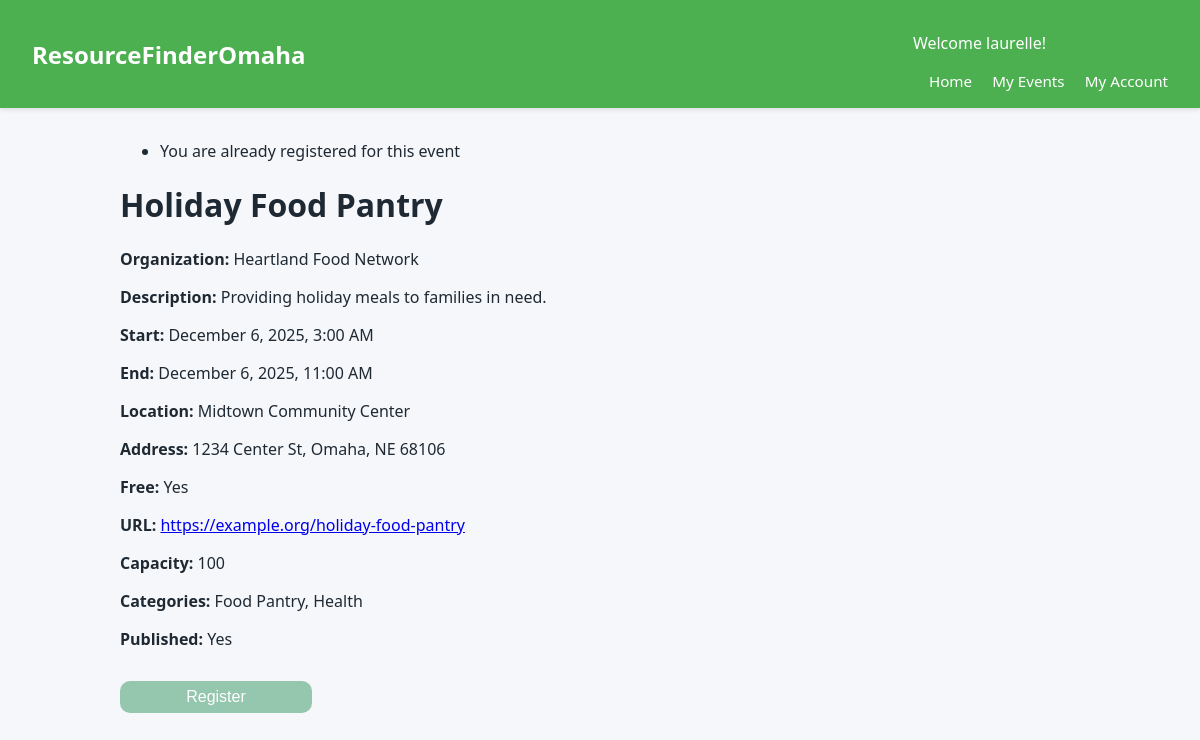
/eventdetail/2/ (signed in), run on the app's committed database.
### events/models.py (models this page shows, shortened)
class TimeStamped(models.Model):
    created_at = models.DateTimeField(auto_now_add=True)
    updated_at = models.DateTimeField(auto_now=True)
    class Meta:
        abstract = True

class Event(TimeStamped):
    org = models.ForeignKey(Organization, on_delete=models.CASCADE, related_name="events")
    title = models.CharField(max_length=200)
    description = models.TextField(blank=True)
    start_at = models.DateTimeField()
    end_at = models.DateTimeField(null=True, blank=True)
    location = models.ForeignKey(Location, on_delete=models.PROTECT, related_name="events")
    is_free = models.BooleanField(default=True)
    url = models.URLField(blank=True)
    capacity = models.PositiveIntegerField(null=True, blank=True)
    categories = models.ManyToManyField(Category, related_name="events", blank=True)
    is_published = models.BooleanField(default=True)
    class Meta:
        indexes = [
            models.Index(fields=["start_at"]),
            models.Index(fields=["is_published"]),
        ]
        ordering = ["start_at"]

class Organization(TimeStamped):
    org = models.OneToOneField(User, on_delete=models.CASCADE) # link extra info to user
    name = models.CharField(max_length=150, unique=True)
    description = models.TextField(blank=True)
    website = models.URLField(blank=True)
    email = models.EmailField(blank=True)
    phone = models.CharField(max_length=30, blank=True)
    is_verified = models.BooleanField(default=False)

class Location(TimeStamped):
    name = models.CharField(max_length=120, blank=True)
    address1 = models.CharField(max_length=200, blank=True)
    address2 = models.CharField(max_length=200, blank=True)
    city = models.CharField(max_length=80, default="Omaha")
    state = models.CharField(max_length=2, default="NE")
    postal_code = models.CharField(max_length=15, blank=True)
    latitude = models.FloatField(null=True, blank=True)
    longitude = models.FloatField(null=True, blank=True)

class Category(models.Model):
    name = models.CharField(max_length=80, unique=True)
    slug = models.SlugField(max_length=100, unique=True)
    class Meta: #sorts alphabetically
        ordering = ["name"]

### events/views.py (the view, shortened to what this page needs)
# urls.py: path('eventdetail/<int:event_id>/', event_views.eventDetail, name='eventDetail'),
def eventDetail(request, event_id):
    event = Event.objects.get(pk=event_id)
    already_registered = False
    already_registered = Registration.objects.filter(
            user=request.user,
            event=event).exists()
    if already_registered:
                messages.info(request, 'You are already registered for this event')
    context = {
        "event" : event,
        "already_registered" : already_registered
    }
    return render(request, "event_detail.html", context)

### events/templates/event_detail.html (shortened to what this page needs)
{% extends "base.html" %}
{% block content %}
{% if messages %}
  <ul>
    {% for message in messages %}
      <li>{{ message }}</li>
    {% endfor %}
  </ul>
{% endif %}
<h1>{{ event.title }}</h1>
<p><strong>Organization:</strong> {{ event.org.name }}</p>
<p><strong>Description:</strong> {{ event.description }}</p>
<p><strong>Start:</strong> {{ event.start_at|date:"F j, Y, g:i A" }}</p>
<p><strong>End:</strong> {% if event.end_at %}{{ event.end_at|date:"F j, Y, g:i A" }}{% else %}N/A{% endif %}</p>
<p><strong>Location:</strong> {{ event.location.name }}</p>
<p><strong>Address:</strong> {{ event.location.address1 }}{% if event.location.address2 %}, {{ event.location.address2 }}{% endif %}, {{ event.location.city }}, {{ event.location.state }} {{ event.location.postal_code }}</p>
<p><strong>Free:</strong> {% if event.is_free %}Yes{% else %}No{% endif %}</p>
<p><strong>URL:</strong> {% if event.url %}<a href="{{ event.url }}">{{ event.url }}</a>{% else %}N/A{% endif %}</p>
<p><strong>Capacity:</strong> {% if event.capacity %}{{ event.capacity }}{% else %}Unlimited{% endif %}</p>
<p><strong>Categories:</strong>
    {% if event.categories.all %}
        {% for cat in event.categories.all %}
            {{ cat.name }}{% if not forloop.last %}, {% endif %}
        {% endfor %}
    {% else %}
        None
    {% endif %}
</p>
<p><strong>Published:</strong> {% if event.is_published %}Yes{% else %}No{% endif %}</p>
<form method="POST">
    {% if user.is_authenticated %}
    {% if already_registered %}
         <button type="submit" class="register-button" disabled>Register</button>
    {% else %}
        <button type="submit" name="action" value="register" class="register-button">Register</button>
   {% endif %}
   {% endif %}
</form>
{% endblock %}

### events/templates/base.html (shortened to what this page needs)
<!doctype html>
<html lang="en">
<head>
</head>
<body>
  <header>
    <div class="logo">ResourceFinderOmaha</div>
    <nav>
      <p class="hello-name">Welcome {{ user.username }}!</p>
      <a href="{% url 'home' %}">Home</a>
      <a href="{% url 'myevents' %}">My Events</a>
      <a href="#">My Account</a>
    </nav>
  </header>
  <main>
    {% block content %}{% endblock %}
  </main>
</body>
</html>

### events/templates/base.html (style rules this page uses)
body { margin: 0; font-family: system-ui, -apple-system, BlinkMacSystemFont, "Segoe UI", sans-serif; background: #f5f7fa; color: #1f2933; }
header { background: #4CAF50; color: white; padding: 1rem 2rem; box-shadow: 0 2px 4px rgba(0,0,0,0.1); display: flex; align-items: center; justify-content: space-between; }
header .logo { font-size: 1.5rem; font-weight: 700; }
header nav a { color: white; text-decoration: none; margin-left: 1rem; font-size: 0.95rem; }
main { max-width: 960px; margin: 2rem auto; padding: 0 1rem 3rem; }
.register-button { padding: 7px; border-radius: 10px; margin-top: 15px; margin-bottom: 15px; border: none; color: white; cursor: pointer; background-color: #4CAF50; width: 20%; font-size: 16px; text-decoration: none; text-align: center; }
.register-button:disabled { background: #95c6ae; }

### data on the page
Event: title "Holiday Food Pantry", org.name "Heartland Food Network", description "Providing holiday meals to families in need.", start_at "December 6, 2025, 3:00 AM", end_at "December 6, 2025, 11:00 AM", location.name "Midtown Community Center", location.address1 "1234 Center St", location.city "Omaha", location.state "NE", location.postal_code "68106", url "https://example.org/holiday-food-pantry", capacity "100"
Category: name "Food Pantry"
Category: name "Health"

### other printed values
{{ user.username }} "laurelle"
{{ message }} "You are already registered for this event"
